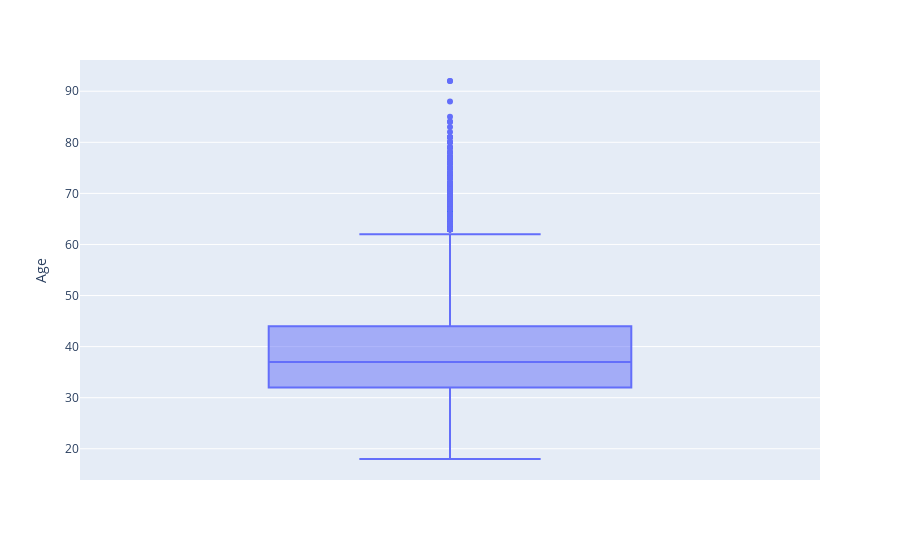

Notebook cell for this chart:
### Code cell
fig1 = px.box(df, y='Age')

fig1.show()

### Figure 1 — Plotly figure (JSON) as saved in the notebook; plotly's stock layout.template omitted (floating-point values rounded to 4 significant figures; data arrays with more than 128 entries replaced by an {"elided": "..."} marker saying what was removed)
{"data": [{"alignmentgroup": "True", "hovertemplate": "Age=%{y}<extra></extra>", "legendgroup": "", "marker": {"color": "#636efa"}, "name": "", "notched": false, "offsetgroup": "", "orientation": "v", "showlegend": false, "type": "box", "x0": " ", "xaxis": "x", "y": {"elided": "10000 int values"}, "y0": " ", "yaxis": "y"}], "layout": {"boxmode": "group", "legend": {"tracegroupgap": 0}, "margin": {"t": 60}, "xaxis": {"anchor": "y", "domain": [0, 1]}, "yaxis": {"anchor": "x", "domain": [0, 1], "title": {"text": "Age"}}}}
